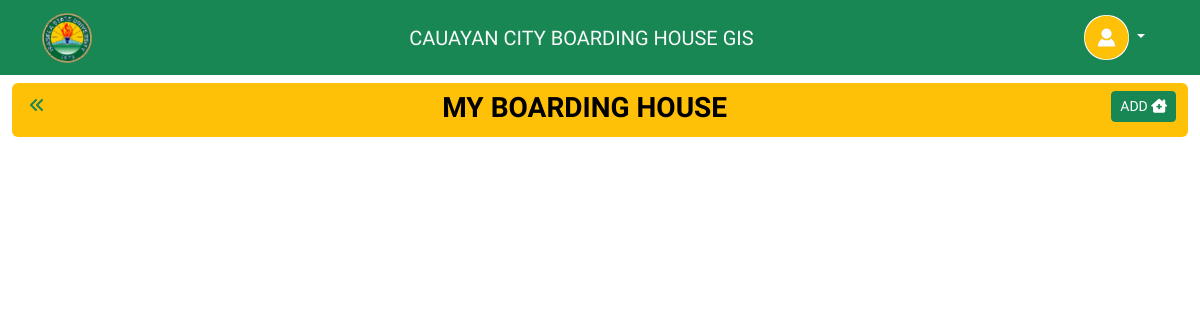
The app's page /11/my-boarding-house/ (signed in), older data.
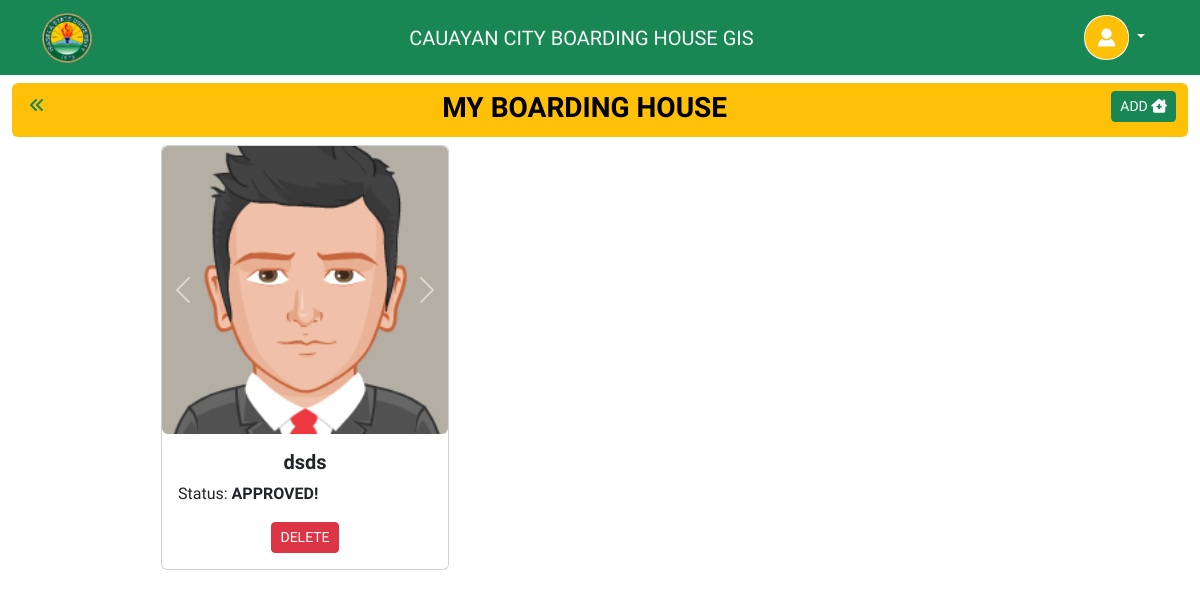
The same page, newer data.
### My_App/models.py (models this page shows, shortened)
class BoardingHouse(models.Model):
    owner = models.ForeignKey(User, on_delete=models.CASCADE)
    name = models.CharField(max_length=200)
    description = models.TextField(max_length=200)
    price = models.FloatField()
    phone = models.IntegerField(verbose_name='Contact Number')
    location = models.CharField(max_length=200)
    latitude = models.FloatField(verbose_name="Latitude", max_length=50, null=True, blank=True)
    longitude = models.FloatField(verbose_name="Longitude", max_length=50, null=True, blank=True)
    picture1 = models.FileField(upload_to='bh-images/', blank=True, null=True)
    picture2 = models.FileField(upload_to='bh-images/', blank=True, null=True)
    picture3 = models.FileField(upload_to='bh-images/', blank=True, null=True)
    picture4 = models.FileField(upload_to='bh-images/', blank=True, null=True)
    picture5 = models.FileField(upload_to='bh-images/', blank=True, null=True)
    admin_approval = models.BooleanField(max_length=200, default=False)
    updated = models.DateTimeField(auto_now=True)
    created = models.DateTimeField(auto_now_add=True)
    class Meta:
        ordering = ['-updated', '-created']

### My_App/decorators.py (the view)
    def wrapper_func_user(request, *args, **kwargs):
        if request.user.is_superuser:
            return redirect('admin-page')
        else:
            return view_func(request, *args, **kwargs)

### My_App/views.py (called while the page is built)
@login_required(login_url='login')
@user_only
def myBh(request, pk):
    boarding_houses = BoardingHouse.objects.all()
    context = {
        'boarding_houses': boarding_houses,
    }
    return render(request, 'my-bh.html', context)

### My_App/templates/my-bh.html (shortened to what this page needs)
{% extends 'base.html' %}
{% block content %}
{% load static %}
<div class="container">
<div class="text-bg-warning text-center rounded-2 my-2 p-1">
    <button type="button" class="btn btn-warning text-success rounded-5 float-start" onClick="javascript:history.go(-1);"><i class="fa-solid fa-angles-left"></i>
    </button>
    <h3 class="d-inline-block fw-bold mt-1">MY BOARDING HOUSE</h3>
    <a href="{% url 'add-bh' %}" class="btn btn-sm btn-success float-end mt-1 me-2">
        ADD <i class="fa-solid fa-house-chimney-medical"></i>
    </a>
</div>
<div class="row g-1">
    {% for bh in boarding_houses %}
    {% if bh.owner == request.user %}
    <div class="col-6 d-flex justify-content-center">
        <div class="card" style="width: 18rem;">
            <div id="carouselExampleControls{{forloop.counter}}" class="carousel slide" data-bs-ride="carousel">
                <div class="carousel-inner">
                    <div class="carousel-item active">
                        <img src="{% if bh.picture1 %}{{bh.picture1.url}}{% else %}{% static 'image/bh-default.png' %}{% endif %}"
                             class="card-img-top img-fluid rounded" style="height: 18rem" alt="...">
                    </div>
                </div>
                <button class="carousel-control-prev" type="button"
                        data-bs-target="#carouselExampleControls{{forloop.counter}}"
                        data-bs-slide="prev">
                    <span class="carousel-control-prev-icon" aria-hidden="true"></span>
                </button>
                <button class="carousel-control-next" type="button"
                        data-bs-target="#carouselExampleControls{{forloop.counter}}"
                        data-bs-slide="next">
                    <span class="carousel-control-next-icon" aria-hidden="true"></span>
                </button>
            </div>
            <div class="card-body">
                <h5 class="card-title text-center fw-bold">{{bh.name}}</h5>
                <p class="card-text">Status:
                    <span class="fw-bold">
                        {% if bh.admin_approval %}
                        APPROVED!
                        {% else %}
                        Waiting for approval
                        {% endif %}
                    </span>
                </p>
                <div class="text-center">
                    <button type="button" class="btn btn-sm btn-danger mx-1" data-bs-toggle="modal"
                            data-bs-target="#staticBackdrop">DELETE
                    </button>
                </div>
            </div>
        </div>
    </div>
    {% endif %}
    {% endfor %}
</div>
</div>
{% endblock %}

Row changes from the older to the newer data that the page shows:
added BoardingHouse: picture1 (picture), name "dsds", admin_approval "APPROVED!"
